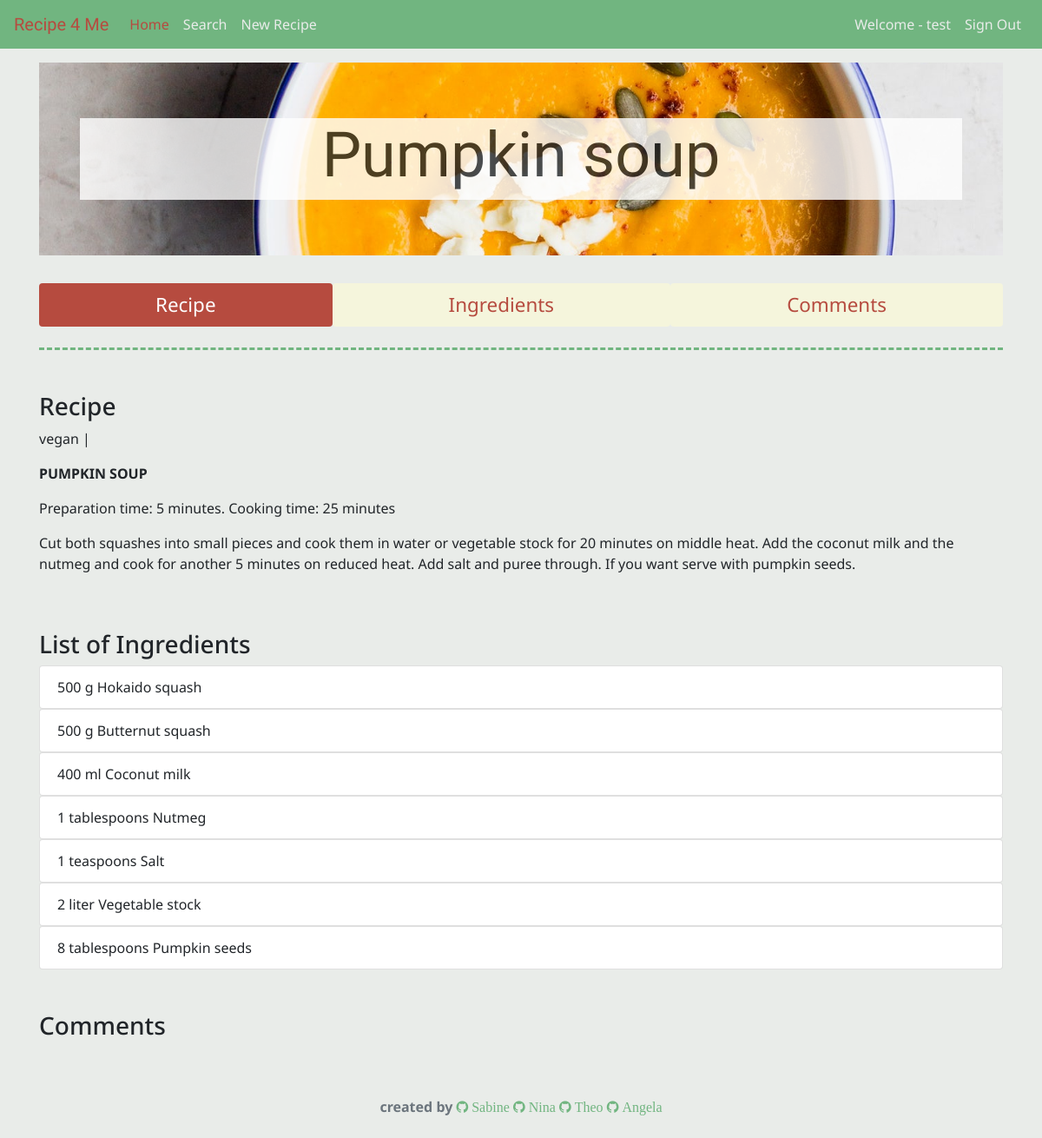
Screenshot of /recipe.php?id=4 (signed in) with the database file from the repository.
### tables this page shows
CREATE TABLE `users` (
  `userid` int(11) NOT NULL,
  `username` varchar(30) NOT NULL,
  `userlastname` varchar(30) NOT NULL,
  `useremail` varchar(60) NOT NULL,
  `userpass` varchar(255) NOT NULL
);

CREATE TABLE `recipe` (
  `idRecipe` int(11) NOT NULL,
  `name` varchar(300) NOT NULL,
  `cookingMethod` varchar(8000) NOT NULL,
  `instructions` varchar(8000) NOT NULL,
  `origin` varchar(50) NOT NULL,
  `fk_idImage` int(11) NOT NULL DEFAULT '1',
  `fk_userid` int(11) NOT NULL DEFAULT '1'
);

CREATE TABLE `images` (
  `idImage` int(11) NOT NULL,
  `image` varchar(200) NOT NULL
);

CREATE TABLE `tags` (
  `idTag` int(11) NOT NULL,
  `category` varchar(100) NOT NULL
);

CREATE TABLE `amount_ingredients` (
  `idAmount` int(11) NOT NULL,
  `amount` int(55) NOT NULL,
  `unit` varchar(50) NOT NULL,
  `ingredient` varchar(100) NOT NULL,
  `fk_idUnits` int(11) DEFAULT NULL,
  `fk_idIngredients` int(11) DEFAULT NULL,
  `fk_idRecipe` int(11) DEFAULT NULL
);

CREATE TABLE `units` (
  `idUnits` int(11) NOT NULL,
  `unit_EN` varchar(255) NOT NULL,
  `unit_DE` varchar(255) NOT NULL
);

CREATE TABLE `ingredient` (
  `idIngredient` int(11) NOT NULL,
  `ingredient` varchar(255) NOT NULL
);

### recipe.php (the view, shortened to what this page needs)
<?php
require_once 'actions/dbconnect.php';
 $res=mysqli_query($conn, "SELECT * FROM users WHERE userid=".$_SESSION['user']);
 $userRow=mysqli_fetch_array($res, MYSQLI_ASSOC);
?>
<!doctype html>
<html lang="en">
  <head>
    <link rel="stylesheet" href="https://cdnjs.cloudflare.com/ajax/libs/font-awesome/4.7.0/css/font-awesome.min.css">
    <link rel="stylesheet" href="https://maxcdn.bootstrapcdn.com/font-awesome/4.7.0/css/font-awesome.min.css">
    <link rel="stylesheet" href="https://maxcdn.bootstrapcdn.com/bootstrap/4.0.0/css/bootstrap.min.css">
    <link rel="stylesheet" href="css/custom.css">
  </head>
  <body data-spy="scroll" data-target=".navbar" data-offset="50">
    <nav class="navbar navbar-custom navbar-expand-md fixed-top">
      <a class="navbar-brand" href="index.php" id="brand_text">Recipe 4 Me</a>
      <div class="collapse navbar-collapse" id="navbarCollapse">
        <ul class="navbar-nav mr-auto">
          <li class="nav-item active">
            <a class="nav-link" href="home.php">Home<span class="sr-only">(current)</span></a>
          </li>
          <li class="nav-item">
            <a class="nav-link" href="filter.php">Search</a>
          </li>
          <li class="nav-item">
            <a class="nav-link" href="recipe_create.php">New Recipe</a>
          </li>
        </ul>
        <ul class="navbar-nav navbar-right">
          <li class="nav-item"><span class="nav-link">Welcome - <?php echo $userRow['username']; ?></span></li>
          <li class="nav-item"><a class="nav-link" href="logout.php?logout">Sign Out</a></li>
        </ul>
      </div>
    </nav>
<main role="main" class="container">
 <?php
 if($_GET) {
    $rid = $_GET['id'];
}
    $sql = "SELECT `images`.`image`, `recipe`.`name`, `recipe`.`cookingMethod`, `recipe`.`instructions`, `recipe`.`idRecipe`
FROM `recipe`
    LEFT JOIN `images` ON `recipe`.`fk_idImage` = `images`.`idImage`
WHERE `recipe`.`idRecipe` = {$rid}";
    $result = $conn->query($sql);
    if($result->num_rows > 0) {
    while($row = $result->fetch_assoc()) {
        echo "
  <div class='container-full-bg' style='background-image:url(img/" . $row['image'] . ");'>
    <div class='container special'>
      <div class='jumbotron' id='jumbotron-bg-image'>
        <div class='container'>
          <div class='row'>
            <div class='col-s-12 col-md-12' id='bg_text'>
          <h1 class='display-3 text-center' id='brand_text'>".$row['name']."</h1>
          ";
    }
    } else {
    echo "<p>No content avaliable</p>";
}
?>
          </div>
          </div>
      </div>
    </div>
  </div>
</div>
  <div>
      <ul class="nav nav-pills red flex-column flex-sm-row justify-content-center nav-fill mt-3">
    <li class="nav-item pill-1">
      <a class="nav-link active" href="#section1">Recipe</a>
    </li>
    <li class="nav-item pill-2">
      <a class="nav-link" href="#section2">Ingredients</a>
    </li>
    <li class="nav-item pill-3">
      <a class="nav-link" href="#section3">Comments</a>
    </li>
    </ul>
  </div>
<div><hr class="style5 mt-4"></div>
  <div class="col-s-12 col-md-12 mt-5 pl-0" id="section1">
    <h3>Recipe</h3>
    <?php
    if($_GET) {
    $rid1 = $_GET['id'];
}
    $sql1 = "SELECT `recipe`.`name`, `tags`.`category`
FROM `recipe`
    LEFT JOIN `recipe_tags` ON `recipe_tags`.`fk_idRecipe` = `recipe`.`idRecipe`
    LEFT JOIN `tags` ON `recipe_tags`.`fk_idTag` = `tags`.`idTag`
WHERE `recipe`.`idRecipe` = {$rid1}
";
        $result1 = $conn->query($sql1);
    if($result1->num_rows > 0) {
    while($row1 = $result1->fetch_assoc()) {
        echo "
        <span>  ".$row1['category']." |</span>
     ";
    }
    } else {
    echo "<p>No content avaliable</p>";
}
?>
  </div>
<div class="row" id="summary">
  <div class="col-s-12 col-md-12 mt-3 mb-5">
<?php
    $result2 = $conn->query($sql);
    if($result2->num_rows > 0) {
    while($row2 = $result2->fetch_assoc()) {
        echo "
      <p class='text-uppercase font-weight-bold'>".$row2['name']."</p>
      <p>".$row2['cookingMethod']."</p>
      <p>".$row2['instructions']."</p>
     ";
    }
    } else {
    echo "<p>No content avaliable</p>";
}
?>
  </div>
  <div class="col-s-12 col-md-12 mb-5" >
    <h3 id="section2">List of Ingredients</h3>
    <?php
    if($_GET) {
    $rid = $_GET['id'];
}
    $sql = "SELECT `amount_ingredients`.`amount`, `units`.`unit_EN`, `ingredient`.`ingredient`, `recipe`.`idRecipe`
FROM `recipe`
    LEFT JOIN `amount_ingredients` ON `amount_ingredients`.`fk_idRecipe` = `recipe`.`idRecipe`
    LEFT JOIN `units` ON `amount_ingredients`.`fk_idUnits` = `units`.`idUnits`
    LEFT JOIN `ingredient` ON `amount_ingredients`.`fk_idIngredients` = `ingredient`.`idIngredient`
WHERE `recipe`.`idRecipe` = {$rid}
";
    $result = $conn->query($sql);
    if($result->num_rows > 0) {
    while($row = $result->fetch_assoc()) {
        echo "
      <ul class='list-group'>
      <li class='list-group-item'> ".$row['amount']."  ".$row['unit_EN']."  ".$row['ingredient']."</li>
      </ul>
     ";
    }
    } else {
    echo "<p>No content avaliable</p>";
}
?>
  </div>
  <div class="col-s-12 col-md-12" id="section3">
    <h3>Comments</h3>
  </div>
</div>
</main>
<footer class="footer">
      <div class="container text-center mt-5 mb-4">
        <span class="text-muted font-weight-bold">created by   <a href="https://github.com/sabkiha"><i class="fa fa-github"> Sabine</i></a></span>
                                           <a href=""></a><i class="fa fa-github"> Nina</i></span>
                                           <a href="https://github.com/tpatkos"><i class="fa fa-github"> Theo</i></a></span>
                                           <a href="https://github.com/lalofee"><i class="fa fa-github"> Angela</i></a></span>
      </div>
    </footer>
  </body>
</html>

### css/custom.css (style rules this page uses)
body { padding-top: 4.5rem; background: #E9ECE9; font-family: 'Noto Sans', sans-serif; height:100%;width:100%; }
#brand_text { font-family: 'Berkshire Swash', cursive; }
.navbar-custom { background-color: #71B580; }
.navbar-custom .navbar-brand, .navbar-custom .navbar-text { color: #B64B3F; }
.navbar-custom .navbar-nav .nav-link { color: #E9ECE9; }
.navbar-custom .nav-item.active .nav-link, .navbar-custom .nav-item:hover .nav-link { color: #B64B3F; }
.nav { font-size: 1.4em; }
.nav-pills .pill-2 .nav-link:not(.active) { background-color: #F5F5DC; color: #B64B3F; }
.nav-pills .pill-3 .nav-link:not(.active) { background-color: #F5F5DC; color: #B64B3F; }
.nav-pills .pill-1 .nav-link { background-color: #B64B3F; color: white; }
.nav-pills .pill-2 .nav-link { background-color: #B64B3F; color: white; }
.nav-pills .pill-3 .nav-link { background-color: #B64B3F; color: white; }
hr.style5 { background-color: #E9ECE9; border-top: 3px dashed #71B580; }
#jumbotron-bg-image { background-color:inherit; }
.container-full-bg { width:100%;height:100%;max-width:100%;background-position:center;background-size:cover; }
.container-full-bg .container, .container-full-bg .container .jumbotron { height:100%;width:100%; }
#bg_text { background-color: white; opacity: 0.8; }
.fa { color: #71B580; }

### rows the page displays
users: username "test"
recipe: fk_idImage.image (picture), name "Pumpkin soup", tags.category "vegan", name "PUMPKIN SOUP", cookingMethod "Preparation time: 5 minutes. Cooking time: 25 minutes", instructions "Cut both squashes into small pieces and cook them in water or vegetable stock for 20 minutes on middle heat. Add the coconut milk and the nutmeg and cook for another 5 minutes on reduced heat. Add salt and puree through. If you want serve with pumpkin seeds.", amount_ingredients.amount "500", units.unit_EN "g", ingredient.ingredient "Hokaido squash", ingredient.ingredient "Butternut squash", amount_ingredients.amount "400", units.unit_EN "ml", ingredient.ingredient "Coconut milk", amount_ingredients.amount "1", units.unit_EN "tablespoons", ingredient.ingredient "Nutmeg", units.unit_EN "teaspoons", ingredient.ingredient "Salt", amount_ingredients.amount "2", units.unit_EN "liter", ingredient.ingredient "Vegetable stock", amount_ingredients.amount "8", ingredient.ingredient "Pumpkin seeds"
